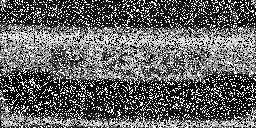
#> input picture car2.png, 256 x 128 px
$ python lab03.py
#> lines starting #> are read from the running program, lines starting #| are printed output that depends on the picture
import numpy as np
import cv2

image = cv2.imread("car2.png")
#> image is the input picture: shape (128, 256, 3); min 0, max 255, mean 99.8

kernel_size = 7
outImage = cv2.medianBlur(image,kernel_size)
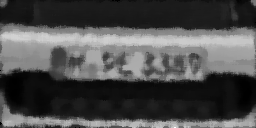
#> outImage: shape (128, 256, 3); min 0, max 255, mean 77.3

cv2.imshow("processed image",outImage)
cv2.waitKey(0)
cv2.destroyAllWindows

cv2.imwrite("fixed image_lab03",outImage)

$ run again, with car3.png copied over car2.png
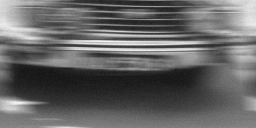
#> input picture car3.png, 256 x 128 px
#> image is the input picture: shape (128, 256, 3); min 16, max 246, mean 100.6
#> `outImage = cv2.medianBlur(image,kernel_size)`:
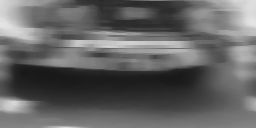
#> outImage: shape (128, 256, 3); min 24, max 228, mean 99.7

$ run again, with mandrill.jpg saved as car2.png
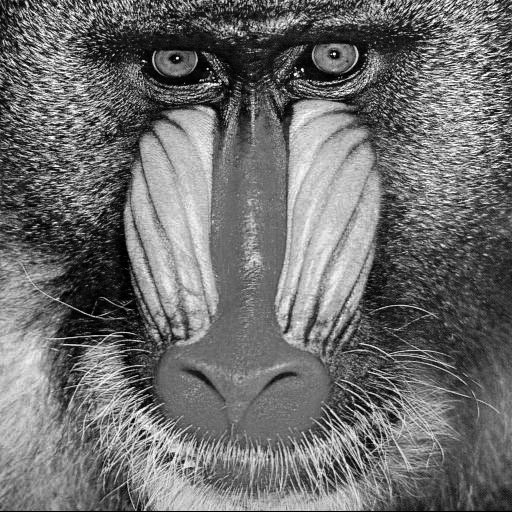
#> input picture mandrill.jpg, 512 x 512 px
#> image is the input picture: shape (512, 512, 3); min 0, max 255, mean 110
#> `outImage = cv2.medianBlur(image,kernel_size)`:
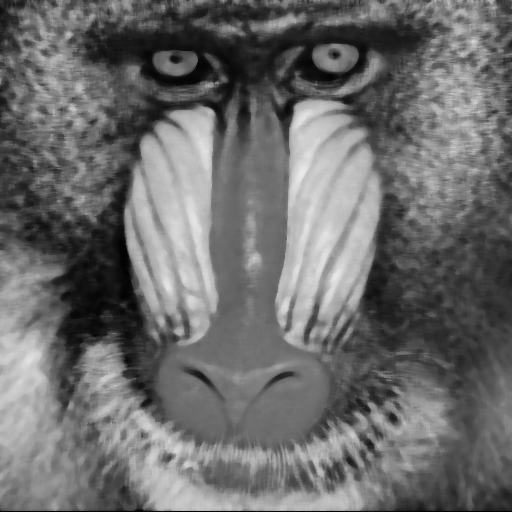
#> outImage: shape (512, 512, 3); min 0, max 234, mean 107.5
